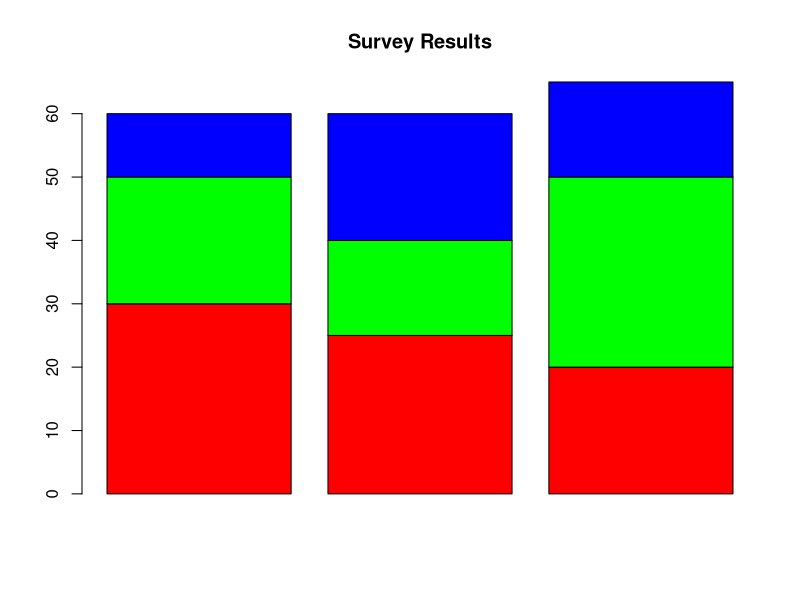

Reproduce this figure in R.
responses <- matrix(c(30,20,10,
                      25,15,20,
                      20,30,15),
                    nrow=3)

barplot(responses,
        beside=FALSE,
        col=c("red","green","blue"),
        main="Survey Results")
